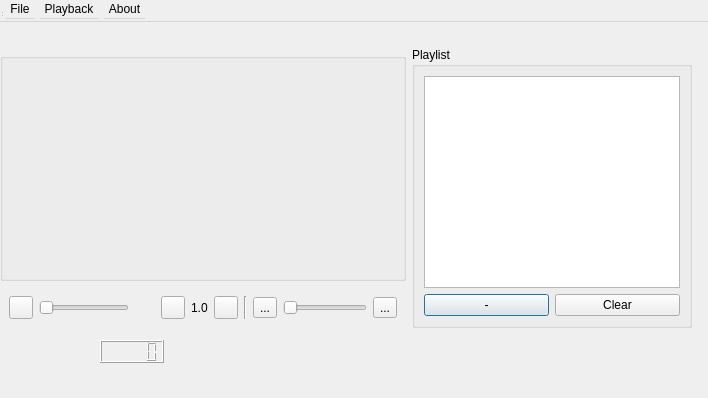
<?xml version="1.0" encoding="UTF-8"?>
<ui version="4.0">
 <class>video</class>
 <widget class="QDialog" name="video">
  <property name="geometry">
   <rect>
    <x>0</x>
    <y>0</y>
    <width>708</width>
    <height>398</height>
   </rect>
  </property>
  <property name="sizePolicy">
   <sizepolicy hsizetype="Expanding" vsizetype="Expanding">
    <horstretch>0</horstretch>
    <verstretch>0</verstretch>
   </sizepolicy>
  </property>
  <property name="windowTitle">
   <string>MainWindow</string>
  </property>
  <widget class="QWidget" name="centralwidget">
   <property name="geometry">
    <rect>
     <x>0</x>
     <y>47</y>
     <width>692</width>
     <height>281</height>
    </rect>
   </property>
   <layout class="QGridLayout" name="gridLayout_2">
    <item row="2" column="0">
     <widget class="QWidget" name="widget" native="true">
      <property name="sizePolicy">
       <sizepolicy hsizetype="Expanding" vsizetype="Expanding">
        <horstretch>1</horstretch>
        <verstretch>0</verstretch>
       </sizepolicy>
      </property>
      <layout class="QGridLayout" name="gridLayout">
       <item row="0" column="0">
        <widget class="QToolButton" name="playPauseBtn">
         <property name="text">
          <string/>
         </property>
         <property name="icon">
          <iconset>
           <normalon>:/images/images/play.png</normalon>
          </iconset>
         </property>
        </widget>
       </item>
       <item row="0" column="2">
        <widget class="QLabel" name="timer">
         <property name="text">
          <string/>
         </property>
        </widget>
       </item>
       <item row="0" column="4">
        <widget class="QToolButton" name="speedBtn">
         <property name="text">
          <string/>
         </property>
         <property name="icon">
          <iconset>
           <normalon>:/images/images/speed.png</normalon>
          </iconset>
         </property>
        </widget>
       </item>
       <item row="0" column="11">
        <widget class="QToolButton" name="playlistBtn">
         <property name="text">
          <string>...</string>
         </property>
         <property name="icon">
          <iconset resource="Resources.qrc">
           <normaloff>:/images/images/list.png</normaloff>:/images/images/list.png</iconset>
         </property>
        </widget>
       </item>
       <item row="0" column="6">
        <widget class="QToolButton" name="stopBtn">
         <property name="text">
          <string/>
         </property>
         <property name="icon">
          <iconset>
           <normalon>:/images/images/stop.png</normalon>
          </iconset>
         </property>
        </widget>
       </item>
       <item row="0" column="5">
        <widget class="QLabel" name="speedLbl">
         <property name="text">
          <string>1.0</string>
         </property>
        </widget>
       </item>
       <item row="0" column="7">
        <widget class="Line" name="line">
         <property name="orientation">
          <enum>Qt::Vertical</enum>
         </property>
        </widget>
       </item>
       <item row="0" column="1">
        <widget class="QSlider" name="videoSlider">
         <property name="orientation">
          <enum>Qt::Horizontal</enum>
         </property>
        </widget>
       </item>
       <item row="0" column="9">
        <widget class="QToolButton" name="soundBtn">
         <property name="text">
          <string>...</string>
         </property>
         <property name="icon">
          <iconset>
           <normalon>:/images/images/sound.png</normalon>
          </iconset>
         </property>
        </widget>
       </item>
       <item row="0" column="10">
        <widget class="QSlider" name="soundSlider">
         <property name="sizePolicy">
          <sizepolicy hsizetype="Minimum" vsizetype="Minimum">
           <horstretch>0</horstretch>
           <verstretch>0</verstretch>
          </sizepolicy>
         </property>
         <property name="orientation">
          <enum>Qt::Horizontal</enum>
         </property>
        </widget>
       </item>
       <item row="0" column="3">
        <widget class="QLabel" name="timer_2">
         <property name="text">
          <string/>
         </property>
        </widget>
       </item>
      </layout>
     </widget>
    </item>
    <item row="0" column="1" rowspan="3">
     <widget class="QGroupBox" name="playlistBox">
      <property name="title">
       <string>Playlist</string>
      </property>
      <layout class="QVBoxLayout" name="verticalLayout">
       <item>
        <widget class="QListWidget" name="playListView"/>
       </item>
       <item>
        <layout class="QGridLayout" name="gridLayout_3">
         <item row="0" column="0">
          <widget class="QPushButton" name="removeVideo">
           <property name="toolTip">
            <string>Remove selected item form playlist</string>
           </property>
           <property name="toolTipDuration">
            <number>1</number>
           </property>
           <property name="text">
            <string>-</string>
           </property>
          </widget>
         </item>
         <item row="0" column="1">
          <widget class="QPushButton" name="clearBtn">
           <property name="toolTip">
            <string>Clear all items from the playlist</string>
           </property>
           <property name="toolTipDuration">
            <number>1</number>
           </property>
           <property name="text">
            <string>Clear</string>
           </property>
          </widget>
         </item>
        </layout>
       </item>
      </layout>
     </widget>
    </item>
    <item row="1" column="0">
     <widget class="QGroupBox" name="videoPlayerBox">
      <property name="sizePolicy">
       <sizepolicy hsizetype="Expanding" vsizetype="Expanding">
        <horstretch>1</horstretch>
        <verstretch>1</verstretch>
       </sizepolicy>
      </property>
      <property name="title">
       <string/>
      </property>
      <property name="alignment">
       <set>Qt::AlignCenter</set>
      </property>
     </widget>
    </item>
   </layout>
  </widget>
  <widget class="QMenuBar" name="menubar">
   <property name="geometry">
    <rect>
     <x>0</x>
     <y>0</y>
     <width>753</width>
     <height>22</height>
    </rect>
   </property>
   <widget class="QMenu" name="menuFile">
    <property name="title">
     <string>File</string>
    </property>
    <addaction name="actionOpen"/>
    <addaction name="actionNew"/>
    <addaction name="actionPlaylist"/>
    <addaction name="actionExit"/>
   </widget>
   <widget class="QMenu" name="menuPlayback">
    <property name="title">
     <string>Playback</string>
    </property>
    <addaction name="actionPlayAndPause"/>
    <addaction name="actionStop"/>
    <addaction name="actionSpeed"/>
    <addaction name="actionSound"/>
    <addaction name="separator"/>
    <addaction name="actionEdit"/>
   </widget>
   <widget class="QMenu" name="menuAbout">
    <property name="title">
     <string>About</string>
    </property>
    <addaction name="actionAbout_MediaPlayer"/>
    <addaction name="actionAbout_Qt"/>
   </widget>
   <addaction name="menuFile"/>
   <addaction name="menuPlayback"/>
   <addaction name="menuAbout"/>
  </widget>
  <widget class="QStatusBar" name="statusbar">
   <property name="geometry">
    <rect>
     <x>0</x>
     <y>0</y>
     <width>3</width>
     <height>18</height>
    </rect>
   </property>
  </widget>
  <widget class="QLCDNumber" name="lcdNumber">
   <property name="geometry">
    <rect>
     <x>100</x>
     <y>340</y>
     <width>64</width>
     <height>23</height>
    </rect>
   </property>
  </widget>
  <action name="actionOpen">
   <property name="text">
    <string>Open</string>
   </property>
   <property name="shortcut">
    <string>Ctrl+O</string>
   </property>
  </action>
  <action name="actionExit">
   <property name="text">
    <string>Exit</string>
   </property>
   <property name="shortcut">
    <string>Ctrl+Q</string>
   </property>
  </action>
  <action name="actionPlayAndPause">
   <property name="text">
    <string>Play or Pause</string>
   </property>
   <property name="toolTip">
    <string>Play or Pause</string>
   </property>
   <property name="shortcut">
    <string>Space</string>
   </property>
  </action>
  <action name="actionStop">
   <property name="text">
    <string>Stop</string>
   </property>
   <property name="shortcut">
    <string>Ctrl+S</string>
   </property>
  </action>
  <action name="actionSpeed">
   <property name="text">
    <string>Speed</string>
   </property>
   <property name="shortcut">
    <string>F</string>
   </property>
  </action>
  <action name="actionSound">
   <property name="text">
    <string>Change volume</string>
   </property>
   <property name="toolTip">
    <string>Mute / Play sound</string>
   </property>
   <property name="shortcut">
    <string>M</string>
   </property>
  </action>
  <action name="actionAbout_MediaPlayer">
   <property name="text">
    <string>About MediaPlayer</string>
   </property>
  </action>
  <action name="actionAbout_Qt">
   <property name="text">
    <string>About Qt</string>
   </property>
  </action>
  <action name="actionPlaylist">
   <property name="text">
    <string>Open Playlist</string>
   </property>
   <property name="toolTip">
    <string>Open a playlist</string>
   </property>
   <property name="shortcut">
    <string>Ctrl+P</string>
   </property>
  </action>
  <action name="actionNew">
   <property name="text">
    <string>New window</string>
   </property>
   <property name="toolTip">
    <string>Open new window</string>
   </property>
   <property name="shortcut">
    <string>Ctrl+N</string>
   </property>
  </action>
  <action name="actionEdit">
   <property name="text">
    <string>Edit</string>
   </property>
  </action>
 </widget>
 <resources>
  <include location="Resources.qrc"/>
 </resources>
 <connections/>
</ui>
